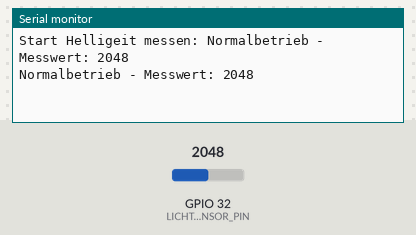
The sketch below on a simulated ESP32. Parts: the last lines printed to the serial monitor. The inputs (shaded band) are chosen by the test bench; at power-on: GPIO 32 (LICHT_SENSOR_PIN) = 2048.

Above: at 2.8 s.
2.9 s: GPIO 32 (LICHT_SENSOR_PIN) set to 3428
At 4.6 s:
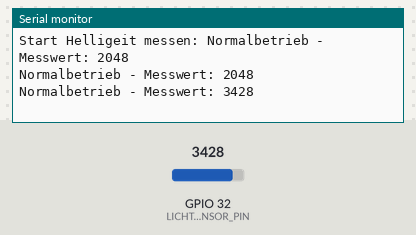
5.6 s: GPIO 32 (LICHT_SENSOR_PIN) set to 3535
At 7.3 s:
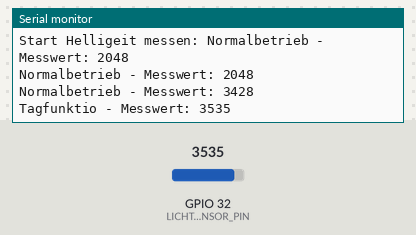

Measured:
- the behaviour switches between 3500 and 3501 on GPIO 32 (LICHT_SENSOR_PIN) (found by bisection; images 1 and 2)
- after the input at 2.9 s, the serial monitor: prints a new line after 1.1 s (image 1)
- after the input at 5.6 s, the serial monitor: prints a new line after 0.40 s (image 2)

The sketch:

Sensor-Licht.ino
```cpp
/*
 * messen der Helligkeit mit einem Licht Sensor  / Dämmerungsschalter
 */
 #define LICHT_SENSOR_PIN   32                // Pin für den Licht-Sensor

int tag = 3500;                               // Schwellenwert Tag
int nacht = 900;                              // Schwellenwert Nacht
int messWert = 0;                             // Messwert

// lesen der Lichtmesswerte und Aktion ausführen (hier Serial Monitor)
void lesenHelligkeit() {
  messWert = analogRead(LICHT_SENSOR_PIN);
  if (messWert < nacht) {
    Serial.print("Nachtfunktio - Messwert: ");
    Serial.println(messWert);
  } else if (messWert > tag) {
    Serial.print("Tagfunktio - Messwert: ");
    Serial.println(messWert);
  } else {
    Serial.print("Normalbetrieb - Messwert: ");
    Serial.println(messWert);
  }
}

void setup() {
  Serial.begin(115200);
  Serial.println();
  Serial.print("Start Helligeit messen: ");
}

void loop() {
  lesenHelligkeit();
  delay(2000);                        // Pause um 2.000 Milli-Sekunden
}
```
